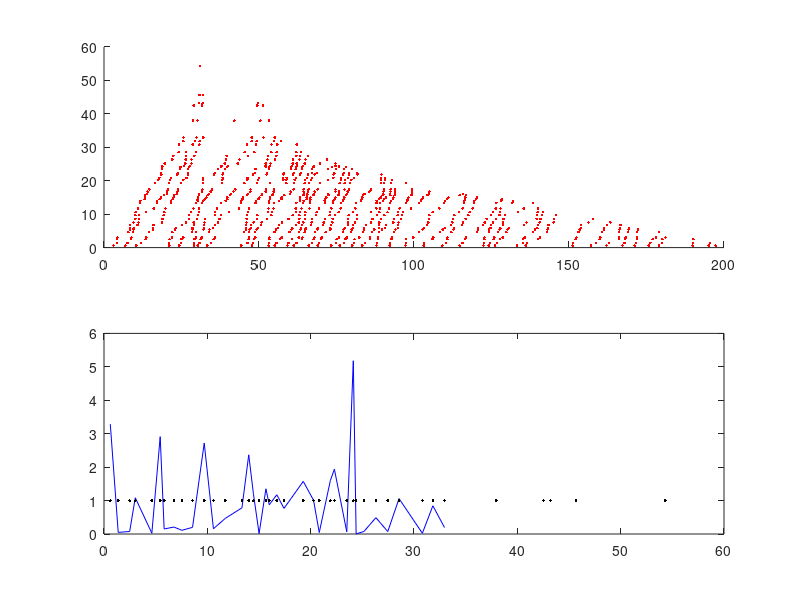

Recreate this plot in MATLAB.
%continous space continous time true kinetic monte corlo simulation
L=201; %length of road (includes the traffic signal occupying unit length)
p=60; %10; %Number of vehicles
maxtime=2000; %Max time upto which simulation is done
%simulation will be done upto a integer multiple of sigcyc which is just
%higher than maxtime
c=1; %maximum speed of cars
sigcyc=120; %Signal cycle = time signal is red + time signal is green
dutyratio=0.5; %ratio of green signal time to red signal time
%gcov=0.1; %coefficient of variation of gaussian distribution for car velocities
gammaK=1; %shape parameter for gamma distribution (=1 for exponential)
specimen_speed=[];
l=randperm(L-1); %randomly generate integers between 1 and L-1 to
%place cars at random positions in the road of length L
l=sort(l(1:p),'ascend');%take the first p numbers for the positions of p cars
space_position_eachcar=cell(1,p);
%Initialization for recording whether signal is green or red for the road
%we are looking at
signalcolor=[];

%Which car to focus on for calculating instantaneous speed
focalcar=10;

%initialization for computing ensemble avg speed
sys_speed=[];

time=0; %initialize time
mob=[]; %mobility: instantaneous velocity of car
flow=0; %flow: number of cars that leave signal per signal cycle
T=[]; %time instants
t_s=[]; %position vector of the cars

%fp=zeros(1,p); %fix the car to focus on for calculating instantaneous velocity
fp=[1:p]; %fix the car to focus on for calculating instantaneous velocity
%cdi=rand(1,p);

greentime=dutyratio*sigcyc; %total time light is green during a signal cycle
redtime=sigcyc-greentime;

while (time<maxtime)

    green=0; 
    while (green<greentime)
        
        signalcolor=[signalcolor,1];
        dis_h=[(diff(l)-1),(L-l(end)+l(1,1)-2)];%distance head
        
        %Function to determine mean velocity (cmax=1) from headway distance
        %Hyperbolic function
        %cmean=c*dis_h./(1+dis_h);
        %Sigmoidal function
        cmean=c*(dis_h.^2)./(1+(dis_h.^2));
        
        %Determine individual car velocity from a random distribution having the above mean
        %%Deterministic
        %cdi=cmean;
        
        %Exponential distribution (method 1)
        %cdi=exprnd(cmean); %using statistical toolbox
        %Exponential distribution (method 2)
        %cdi=(-cmean.*log(1-rand(1,length(cmean))));
        %Gaussian distribution with coefficient of variation gcv
        %cdi=cmean+sqrt(gcv*cmean).*randn(1,p);%min(cdi,cmean)+rand(1,p).*(max(cdi,cmean)-min(cdi,cmean));
        %cdi(cdi<0)=0; %ensures that all velocities are non-negative
        
        %%Gamma distributed velocities
        cdi=gamrnd(gammaK,cmean/gammaK,1,p);
        
        tou=min(dis_h./cdi); %time interval after which next update to be done
        %checking whether the update distance is safe or make to safe
        g=tou;
        %To esnsure that total time green is on does not exceed greentime 
        g=(~((green+g)<greentime))*(greentime-green)+((green+g)<greentime)*g;%adjust the green time to make the total green time equals to 30
        green=green+g;
        l=l+g*cdi;
        %mob=mob+sum(g*cdi)/length(l);
        flow(end)=flow(end)+length(l(l>L));
        
        %for computing avg speed
        sys_speed=[sys_speed,mean(cdi)];
       
        
        mob=[mob,cdi(fp==focalcar)];
        l(l>(L-1))=l(l>(L-1))-(L-1);
        [l,ind]=sort(l,'ascend');
        fp=fp(ind); 
        t_s=[t_s;l];
        T=[T,g];
        for jjjjj=1:p
            space_position_eachcar{1,jjjjj}=[space_position_eachcar{1,jjjjj},l(fp==jjjjj)];
        end
    end
    flow(end)=flow(end)+length(l(l>L-1));
    l(l>(L-1))=l(l>(L-1))-(L-1);
    [l,ind]=sort(l,'ascend');

    fp=fp(ind);
    
    %flow=[flow,0];
    red=0;
    while (red<redtime)
        signalcolor=[signalcolor,0];
        dis_h=[(diff(l)-1),((L-1)-l(end))];%position of the signal is 100
        
        %Function to determine mean velocity (cmax=1) from headway distance
        %Hyperbolic function
        %cmean=c*dis_h./(1+dis_h);
        %Sigmoidal function
        cmean=c*(dis_h.^2)./(1+(dis_h.^2));
        
        %Determine individual car velocity from a random distribution having the above mean
        %%Deterministic
        %cdi=cmean;
        %Exponential distribution (method 1)
        %cdi=exprnd(cmean); %using statistical toolbox
        %Exponential distribution (method 2)
        %cdi=(-cmean.*log(1-rand(1,length(cmean))));
        %Gaussian distribution with coefficient of variation gcv
        %cdi=cmean+sqrt(gcv*cmean).*randn(1,p);%min(cdi,cmean)+rand(1,p).*(max(cdi,cmean)-min(cdi,cmean));
        %cdi(cdi<0)=0;
        
        %%Gamma distributed vehicle speeds 
        cdi=gamrnd(gammaK,cmean/gammaK,1,p);
        
        tou=min(dis_h./cdi);
        %checking wheather the update distance is safe or make to safe
            r=tou;
        r=(~((red+r)<redtime))*(redtime-red)+((red+r)<redtime)*r;%adjust kmc ts to make the total red time is 30
        red=red+r;
        l=l+r*cdi;
        
        %for computing avg speed
        sys_speed=[sys_speed,mean(cdi)];
        
        
        %mob=mob+sum(r*cdi)/length(l);
        mob=[mob,cdi(fp==focalcar)];
        t_s=[t_s;l];
        T=[T,r];
        
        for jjjjj=1:p
            space_position_eachcar{1,jjjjj}=[space_position_eachcar{1,jjjjj},l(fp==jjjjj)];
        end
    end
    flow=[flow,0];
    time=time+sigcyc;
end

c1=cumsum(T);
figure, subplot(2,1,1), 
	for i=1:length(c1),
	hold on,
	plot3(t_s(i,:),c1(i)*ones(1,p),ones(1,p),'r .');
    end
subplot(2,1,2),    
plot(c1,mob,'b-');
hold on,
plot(c1,sys_speed,'r--');
plot(c1,signalcolor,'k .');
figure;
for jjjjj=1:p
    x=diff(space_position_eachcar{1,jjjjj});
    y=find(x<0);
    y=[0,y];
    z=space_position_eachcar{1,jjjjj};
    t=c1;
    for jjj=1:length(y) -1
    hold on;plot(space_position_eachcar{1,jjjjj}(y(jjj)+1:y(jjj+1)),c1(y(jjj)+1:y(jjj+1)),'color',[1,1,1]/30);
    end
end